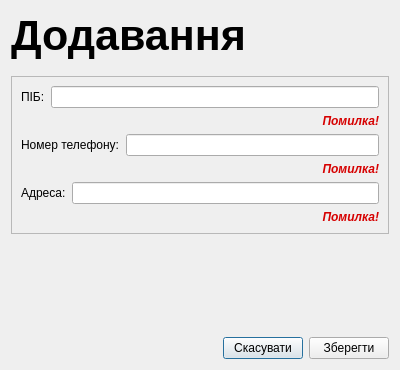
<?xml version="1.0" encoding="UTF-8"?>
<ui version="4.0">
 <class>ClientsAddEditDialog</class>
 <widget class="QDialog" name="ClientsAddEditDialog">
  <property name="geometry">
   <rect>
    <x>0</x>
    <y>0</y>
    <width>400</width>
    <height>370</height>
   </rect>
  </property>
  <property name="windowTitle">
   <string>Клієнти</string>
  </property>
  <layout class="QVBoxLayout" name="verticalLayout_2">
   <item>
    <widget class="QLabel" name="label">
     <property name="font">
      <font>
       <pointsize>32</pointsize>
       <bold>true</bold>
      </font>
     </property>
     <property name="text">
      <string>Додавання</string>
     </property>
    </widget>
   </item>
   <item>
    <spacer name="verticalSpacer">
     <property name="orientation">
      <enum>Qt::Vertical</enum>
     </property>
     <property name="sizeType">
      <enum>QSizePolicy::Fixed</enum>
     </property>
     <property name="sizeHint" stdset="0">
      <size>
       <width>20</width>
       <height>10</height>
      </size>
     </property>
    </spacer>
   </item>
   <item>
    <widget class="QFrame" name="frame">
     <property name="frameShape">
      <enum>QFrame::StyledPanel</enum>
     </property>
     <property name="frameShadow">
      <enum>QFrame::Raised</enum>
     </property>
     <layout class="QVBoxLayout" name="verticalLayout">
      <item>
       <layout class="QHBoxLayout" name="horizontalLayout_2">
        <item>
         <widget class="QLabel" name="label_2">
          <property name="text">
           <string>ПІБ:</string>
          </property>
         </widget>
        </item>
        <item>
         <widget class="QLineEdit" name="lineEdit_pib"/>
        </item>
       </layout>
      </item>
      <item>
       <widget class="QLabel" name="label_error_pib">
        <property name="font">
         <font>
          <italic>true</italic>
          <bold>true</bold>
         </font>
        </property>
        <property name="styleSheet">
         <string notr="true">color: rgb(214, 0, 0);</string>
        </property>
        <property name="text">
         <string>Помилка!</string>
        </property>
        <property name="alignment">
         <set>Qt::AlignRight|Qt::AlignTrailing|Qt::AlignVCenter</set>
        </property>
       </widget>
      </item>
      <item>
       <layout class="QHBoxLayout" name="horizontalLayout_3">
        <item>
         <widget class="QLabel" name="label_3">
          <property name="text">
           <string>Номер телефону:</string>
          </property>
         </widget>
        </item>
        <item>
         <widget class="QLineEdit" name="lineEdit_phoneNumber"/>
        </item>
       </layout>
      </item>
      <item>
       <widget class="QLabel" name="label_error_phone_number">
        <property name="font">
         <font>
          <italic>true</italic>
          <bold>true</bold>
         </font>
        </property>
        <property name="styleSheet">
         <string notr="true">color: rgb(214, 0, 0);</string>
        </property>
        <property name="text">
         <string>Помилка!</string>
        </property>
        <property name="alignment">
         <set>Qt::AlignRight|Qt::AlignTrailing|Qt::AlignVCenter</set>
        </property>
       </widget>
      </item>
      <item>
       <layout class="QHBoxLayout" name="horizontalLayout_4">
        <item>
         <widget class="QLabel" name="label_4">
          <property name="text">
           <string>Адреса:</string>
          </property>
         </widget>
        </item>
        <item>
         <widget class="QLineEdit" name="lineEdit_address"/>
        </item>
       </layout>
      </item>
      <item>
       <widget class="QLabel" name="label_error_address">
        <property name="font">
         <font>
          <italic>true</italic>
          <bold>true</bold>
         </font>
        </property>
        <property name="styleSheet">
         <string notr="true">color: rgb(214, 0, 0);</string>
        </property>
        <property name="text">
         <string>Помилка!</string>
        </property>
        <property name="alignment">
         <set>Qt::AlignRight|Qt::AlignTrailing|Qt::AlignVCenter</set>
        </property>
       </widget>
      </item>
     </layout>
    </widget>
   </item>
   <item>
    <spacer name="verticalSpacer_2">
     <property name="orientation">
      <enum>Qt::Vertical</enum>
     </property>
     <property name="sizeHint" stdset="0">
      <size>
       <width>20</width>
       <height>49</height>
      </size>
     </property>
    </spacer>
   </item>
   <item>
    <layout class="QHBoxLayout" name="horizontalLayout">
     <item>
      <spacer name="horizontalSpacer">
       <property name="orientation">
        <enum>Qt::Horizontal</enum>
       </property>
       <property name="sizeHint" stdset="0">
        <size>
         <width>40</width>
         <height>20</height>
        </size>
       </property>
      </spacer>
     </item>
     <item>
      <widget class="QPushButton" name="pushButton_cancel">
       <property name="text">
        <string>Скасувати</string>
       </property>
      </widget>
     </item>
     <item>
      <widget class="QPushButton" name="pushButton_save">
       <property name="text">
        <string>Зберегти</string>
       </property>
      </widget>
     </item>
    </layout>
   </item>
  </layout>
 </widget>
 <resources/>
 <connections/>
</ui>
